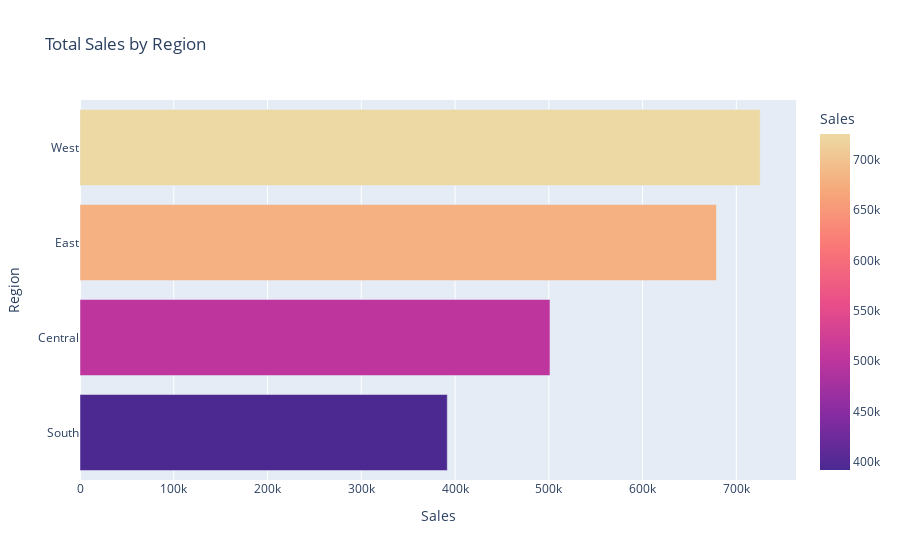

The notebook cell saved with this chart:
### Markdown cell above
## 8. Regional Performance Analysis

Examining total sales performance across different regions.

### Code cell
# Calculate total sales by region
highest_revenue_by_region = df.groupby('Region', as_index=False)['Sales'].sum().sort_values('Sales', ascending=True)

# Create horizontal bar chart
px.bar(highest_revenue_by_region, x='Sales', y='Region', orientation='h', title='Total Sales by Region',  color='Sales', color_continuous_scale='agsunset')

### Figure 1 — Plotly figure (JSON) as saved in the notebook; plotly's stock layout.template omitted (floating-point values rounded to 4 significant figures)
{"data": [{"hovertemplate": "Sales=%{marker.color}<br>Region=%{y}<extra></extra>", "legendgroup": "", "marker": {"color": [391700.0, 501200.0, 678800.0, 725500.0], "coloraxis": "coloraxis", "pattern": {"shape": ""}}, "name": "", "orientation": "h", "showlegend": false, "textposition": "auto", "type": "bar", "x": [391700.0, 501200.0, 678800.0, 725500.0], "xaxis": "x", "y": ["South", "Central", "East", "West"], "yaxis": "y"}], "layout": {"barmode": "relative", "coloraxis": {"colorbar": {"title": {"text": "Sales"}}, "colorscale": [[0, "rgb(75, 41, 145)"], [0.1667, "rgb(135, 44, 162)"], [0.3333, "rgb(192, 54, 157)"], [0.5, "rgb(234, 79, 136)"], [0.6667, "rgb(250, 120, 118)"], [0.8333, "rgb(246, 169, 122)"], [1, "rgb(237, 217, 163)"]]}, "legend": {"tracegroupgap": 0}, "title": {"text": "Total Sales by Region"}, "xaxis": {"anchor": "y", "domain": [0, 1], "title": {"text": "Sales"}}, "yaxis": {"anchor": "x", "domain": [0, 1], "title": {"text": "Region"}}}}
